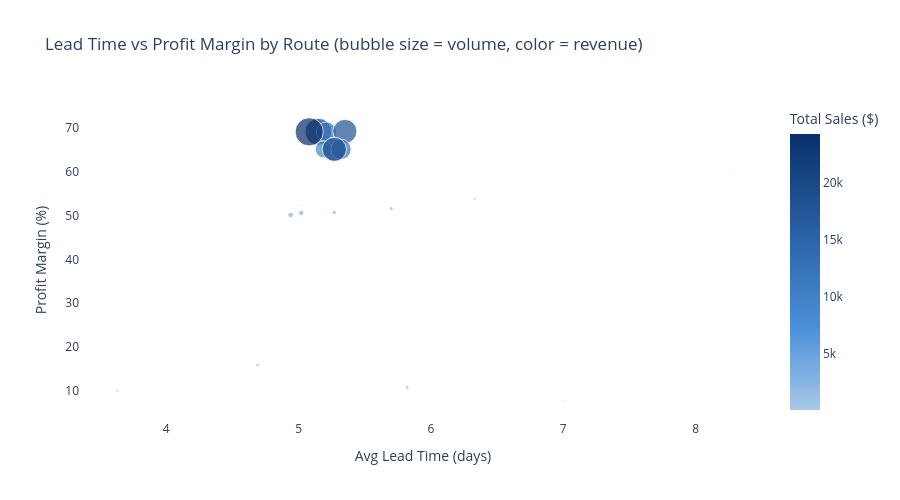

Notebook code cell kept with this figure:
### Markdown cell above
Average lead time alone provides an **incomplete picture of route reliability** — standard deviation reveals how consistently a route performs shipment-to-shipment.

**Sugar Shack → Gulf is the network's most unpredictable route by a significant margin**, recording a standard deviation of ~5.91 days against an average lead time of 8.25 days. This means individual shipments on this route vary wildly — some arriving in under 3 days, others exceeding 14. This level of dispersion makes the route operationally unreliable independent of its already-elevated average lead time, and represents a compounded reliability risk.

**The second tier of high-variability routes** — The Other Factory → Interior (~4.0), Sugar Shack → Atlantic (~3.61), and Secret Factory → Gulf (~3.56) — all record standard deviations above 3.5 days. These routes should be treated as operationally unpredictable regardless of their mean lead time. The Other Factory → Interior is particularly notable here as it also breaches the 7-day average threshold, making it a dual concern on both speed and consistency.

**The remaining 16 routes** cluster tightly between 2.1 and 3.1 days std dev — a relatively narrow band suggesting that outside the top 4, variability is broadly uniform across the network. No route in this dataset achieves a std dev below 2.1 days, indicating that even the most consistent lanes carry meaningful shipment-to-shipment variation.

**The highest-variability routes are disproportionately Standard Class-dominant lanes**, where the wide lead time window (5–9+ days) creates natural dispersion. This connection between ship mode composition and variability reinforces that rebalancing ship mode mix on high-variability routes is the most direct lever for improving delivery consistency.

**The key implication**: route optimisation frameworks should prioritise reducing variability on high-volume lanes alongside improving average lead times. Sugar Shack → Gulf (8.25d avg, 5.91 std dev) exemplifies both dimensions of underperformance — elevated average lead time and high shipment-to-shipment inconsistency — making it the most data-supported lane for targeted operational review.

### Code cell
# 9.5 — Lead Time vs Profit Margin by Route
cost_df = (
    df.groupby("RouteRegion")
    .agg(
        Avg_Lead_Time=("Lead Time", "mean"),
        Total_Sales=("Sales", "sum"),
        Total_Profit=("Gross Profit", "sum"),
        Shipments=("Lead Time", "count"),
    )
    .reset_index()
)
cost_df["Profit_Margin"] = (cost_df["Total_Profit"] / cost_df["Total_Sales"] * 100).round(1)
cost_df["Avg_Lead_Time"] = cost_df["Avg_Lead_Time"].round(2)

fig = px.scatter(
    cost_df,
    x="Avg_Lead_Time", y="Profit_Margin",
    size="Shipments", color="Total_Sales",
    hover_name="RouteRegion",
    hover_data={"Avg_Lead_Time": ":.1f", "Profit_Margin": ":.1f", "Total_Sales": ":$,.0f", "Shipments": True},
    color_continuous_scale=[[0, "#a8c8e8"], [0.3, "#4a90d9"], [1, "#08306b"]],
    labels={
        "Avg_Lead_Time": "Avg Lead Time (days)",
        "Profit_Margin": "Profit Margin (%)",
        "Total_Sales": "Total Sales ($)"
    },
    title="Lead Time vs Profit Margin by Route (bubble size = volume, color = revenue)",
)
fig.update_layout(height=500, plot_bgcolor='white', paper_bgcolor='white')
fig.show()

cost_df[["RouteRegion", "Avg_Lead_Time", "Profit_Margin", "Total_Sales", "Total_Profit", "Shipments"]] \
    .sort_values("Avg_Lead_Time") \
    .style.format({
        "Avg_Lead_Time": "{:.2f}",
        "Profit_Margin": "{:.1f}%",
        "Total_Sales": "${:,.0f}",
        "Total_Profit": "${:,.0f}",
        "Shipments": "{:,}"
    }).background_gradient(subset=["Profit_Margin"], cmap="Greens") \
      .background_gradient(subset=["Avg_Lead_Time"], cmap="Reds")

### Figure 1 — Plotly figure (JSON) as saved in the notebook; plotly's stock layout.template omitted (floating-point values rounded to 4 significant figures)
{"data": [{"customdata": [[22170.0, 1661.0], [12020.0, 897.0], [17860.0, 1321.0], [24290.0, 1813.0], [2991.0, 72.0], [930.0, 37.0], [1590.0, 45.0], [3076.0, 63.0], [118.6, 18.0], [38.39, 4.0], [44.74, 8.0], [19.24, 3.0], [506.8, 38.0], [262.5, 19.0], [126.8, 11.0], [386.2, 32.0], [15410.0, 1197.0], [8993.0, 663.0], [12420.0, 950.0], [18530.0, 1342.0]], "hovertemplate": "<b>%{hovertext}</b><br><br>Avg Lead Time (days)=%{x:.1f}<br>Profit Margin (%)=%{y:.1f}<br>Shipments=%{customdata[1]}<br>Total Sales ($)=%{marker.color:$,.0f}<extra></extra>", "hovertext": ["Lot's O' Nuts → Atlantic", "Lot's O' Nuts → Gulf", "Lot's O' Nuts → Interior", "Lot's O' Nuts → Pacific", "Secret Factory → Atlantic", "Secret Factory → Gulf", "Secret Factory → Interior", "Secret Factory → Pacific", "Sugar Shack → Atlantic", "Sugar Shack → Gulf", "Sugar Shack → Interior", "Sugar Shack → Pacific", "The Other Factory → Atlantic", "The Other Factory → Gulf", "The Other Factory → Interior", "The Other Factory → Pacific", "Wicked Choccy's → Atlantic", "Wicked Choccy's → Gulf", "Wicked Choccy's → Interior", "Wicked Choccy's → Pacific"], "legendgroup": "", "marker": {"color": [22170.0, 12020.0, 17860.0, 24290.0, 2991.0, 930.0, 1590.0, 3076.0, 118.6, 38.39, 44.74, 19.24, 506.8, 262.5, 126.8, 386.2, 15410.0, 8993.0, 12420.0, 18530.0], "coloraxis": "coloraxis", "size": [1661, 897, 1321, 1813, 72, 37, 45, 63, 18, 4, 8, 3, 38, 19, 11, 32, 1197, 663, 950, 1342], "sizemode": "area", "sizeref": 4.532, "symbol": "circle"}, "mode": "markers", "name": "", "orientation": "v", "showlegend": false, "type": "scatter", "x": [5.15, 5.21, 5.35, 5.08, 4.94, 5.7, 5.27, 5.02, 6.33, 8.25, 5.0, 4.67, 5.82, 3.63, 7.0, 4.69, 5.27, 5.19, 5.32, 5.27], "xaxis": "x", "y": [69.1, 69.1, 69.2, 69.1, 50.1, 51.6, 50.7, 50.6, 53.8, 60.5, 52.3, 56.1, 10.8, 10.1, 7.7, 15.9, 65.1, 65.1, 65.1, 65.1], "yaxis": "y"}], "layout": {"coloraxis": {"colorbar": {"title": {"text": "Total Sales ($)"}}, "colorscale": [[0, "#a8c8e8"], [0.3, "#4a90d9"], [1, "#08306b"]]}, "height": 500, "legend": {"itemsizing": "constant", "tracegroupgap": 0}, "paper_bgcolor": "white", "plot_bgcolor": "white", "title": {"text": "Lead Time vs Profit Margin by Route (bubble size = volume, color = revenue)"}, "xaxis": {"anchor": "y", "domain": [0, 1], "title": {"text": "Avg Lead Time (days)"}}, "yaxis": {"anchor": "x", "domain": [0, 1], "title": {"text": "Profit Margin (%)"}}}}
